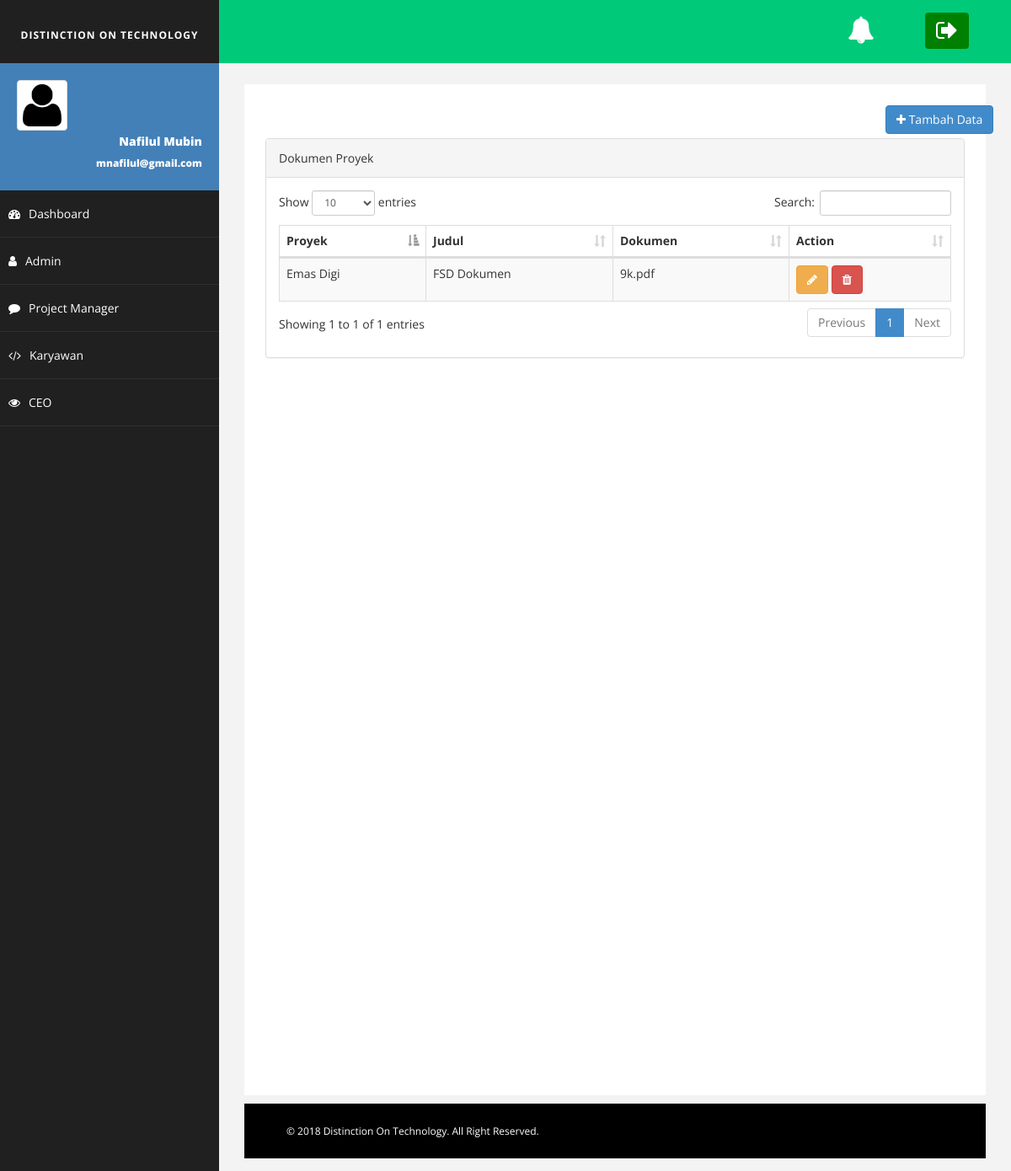
/?page=dokumen_index, run on the app's committed database.
### tables this page shows
CREATE TABLE `dokumen` (
  `id_dokumen` varchar(5) NOT NULL,
  `id_proyek` varchar(5) NOT NULL,
  `judul` varchar(50) NOT NULL,
  `attachment` varchar(500) NOT NULL
);

CREATE TABLE `proyek` (
  `id_proyek` varchar(5) NOT NULL,
  `nama_proyek` varchar(50) NOT NULL,
  `report` varchar(100) NOT NULL,
  `beban` int(5) NOT NULL
);

### index.php (called while the page is built)
<?php
include 'src/infrastruktur/header.php';
include 'src/infrastruktur/content.php';
include 'src/infrastruktur/footer.php';
?>

### src/Domain/dokumen_model.php (called while the page is built, shortened)
<?php
class Dokumen extends database{
    function tampil_data(){
        $data = mysql_query("SELECT dokumen.*, proyek.nama_proyek FROM dokumen join proyek on proyek.id_proyek = dokumen.id_proyek");
        while($d = mysql_fetch_array($data)){
            $hasil[] = $d;
        }
        return $hasil;
    }
}
?>

### View/dokumen_index.php (the view, shortened to what this page needs)
<?php
require 'src/Domain/dokumen_model.php';
$db = new Dokumen();
?>
<div class="header col-md-12" style="margin-top: 15px;">
   <div class="col-md-7">
                       </div>
                       <div class="col-md-5">
                           <a href="?page=dokumen_create">
                               <button class="btn btn-primary col-md-offset-9"><i class="fa fa-plus"></i> Tambah Data</button>
                           </a>
                       </div>
                   </div>
                   <div class="col-md-12" style="margin-top: 5px;">
                      <div class="panel panel-default">
                       <div class="panel-heading">
                           Dokumen Proyek
                       </div>
                       <div class="panel-body">
                           <div class="table-responsive">
                               <table id="tabel_audit" class="table table-bordered table-hover table-striped">
                                   <thead>
                                       <tr>
                                           <th>Proyek</th>
                                           <th>Judul</th>
                                           <th>Dokumen</th>
                                           <th>Action</th>
                                       </tr>
                                   </thead>
                                   <tbody>
                                      <?php
                                      foreach($db->tampil_data() as $x){
                                       ?>
                                       <tr>
                                           <td><?php echo $x['nama_proyek'] ?></td>
                                           <td><?php echo $x['judul'] ?></td>
                                           <td><?php echo $x['attachment'] ?></td>
                                           <td>
                                               <a href="?page=dokumen_edit&id=<?php echo $x['id_dokumen'];?>">
                                                   <button class="btn btn-warning"><i class="fa fa-pencil"></i></button>
                                               </a>
                                           <a href="src/Infrastruktur/dokumen.php?aksi=hapus&id=<?php echo $x['id_dokumen'];?>">
                                               <button class="btn btn-danger"><i class="fa fa-trash"></i></button>
                                           </a>
                                       </td>
                                   </tr>
                                   <?php }  ?>
                               </tbody>
                           </table>
                       </div>
                   </div>
               </div>
           </div>

### assets/css/images.css (style rules this page uses)
body { font-family: 'open sans'; overflow-x: hidden; }

### assets/css/barang.css (style rules this page uses)
body { background: #f1f1f1; }

### assets/css/basic.css (style rules this page uses)
body { font-family: 'Open Sans', sans-serif; line-height:25px; }

### data on the page
dokumen: id_proyek.nama_proyek "Emas Digi", judul "FSD Dokumen", attachment "9k.pdf"
